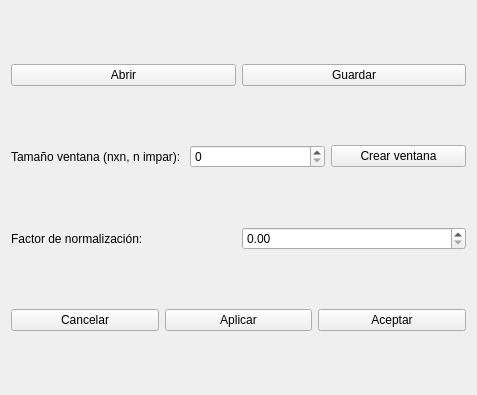
<?xml version="1.0" encoding="UTF-8"?>
<ui version="4.0">
 <class>FDef</class>
 <widget class="QWidget" name="FDef">
  <property name="geometry">
   <rect>
    <x>0</x>
    <y>0</y>
    <width>477</width>
    <height>395</height>
   </rect>
  </property>
  <property name="windowTitle">
   <string>Form</string>
  </property>
  <layout class="QVBoxLayout" name="verticalLayout">
   <item>
    <layout class="QHBoxLayout" name="horizontalLayout_3">
     <item>
      <widget class="QPushButton" name="ButtonAbrir">
       <property name="text">
        <string>Abrir</string>
       </property>
      </widget>
     </item>
     <item>
      <widget class="QPushButton" name="ButtonGuardar">
       <property name="text">
        <string>Guardar</string>
       </property>
      </widget>
     </item>
    </layout>
   </item>
   <item>
    <layout class="QHBoxLayout" name="horizontalLayout_2">
     <item>
      <widget class="QLabel" name="label">
       <property name="text">
        <string>Tamaño ventana (nxn, n impar): </string>
       </property>
      </widget>
     </item>
     <item>
      <widget class="QSpinBox" name="spinBoxTam"/>
     </item>
     <item>
      <widget class="QPushButton" name="ButtonCrearVentana">
       <property name="text">
        <string>Crear ventana</string>
       </property>
      </widget>
     </item>
    </layout>
   </item>
   <item>
    <layout class="QHBoxLayout" name="horizontalLayout_4">
     <item>
      <widget class="QLabel" name="label_2">
       <property name="text">
        <string>Factor de normalización: </string>
       </property>
      </widget>
     </item>
     <item>
      <widget class="QDoubleSpinBox" name="dSpinBoxNorm"/>
     </item>
    </layout>
   </item>
   <item>
    <layout class="QHBoxLayout" name="horizontalLayout">
     <item>
      <widget class="QPushButton" name="ButtonCancelar">
       <property name="text">
        <string>Cancelar</string>
       </property>
      </widget>
     </item>
     <item>
      <widget class="QPushButton" name="ButtonAplicar">
       <property name="text">
        <string>Aplicar</string>
       </property>
      </widget>
     </item>
     <item>
      <widget class="QPushButton" name="ButtonAceptar">
       <property name="text">
        <string>Aceptar</string>
       </property>
      </widget>
     </item>
    </layout>
   </item>
  </layout>
 </widget>
 <resources/>
 <connections/>
</ui>
